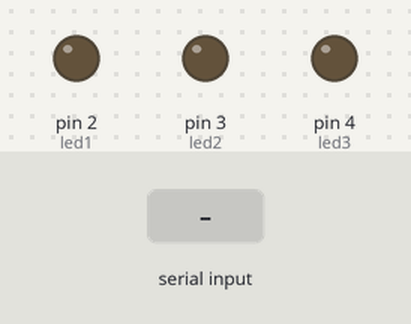
The sketch below on a simulated Arduino Uno, built with avr-gcc and run on an emulated ATmega328P. On the bench: output pins drawn as LEDs (lit = HIGH). The inputs (shaded band) are chosen by the test bench.

Above: at 1.2 s.
1.3 s: "a" received over Serial
At 2.1 s:
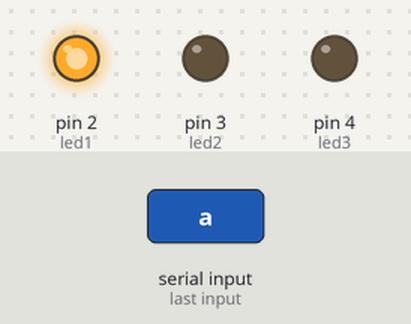
2.9 s: "c" received over Serial
At 3.4 s:
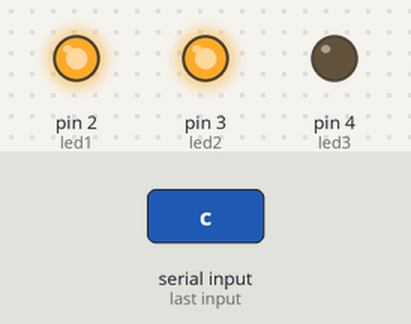
4.5 s: "b" received over Serial
At 5.8 s:
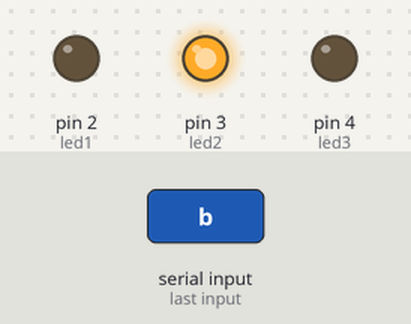
6.1 s: "e" received over Serial
At 7.0 s:
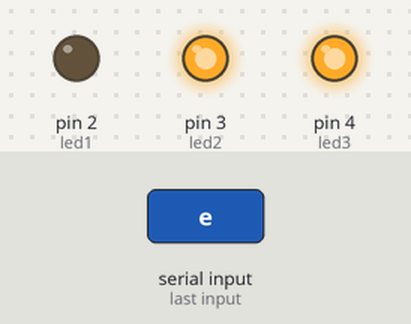
7.7 s: "d" received over Serial
At 8.2 s:
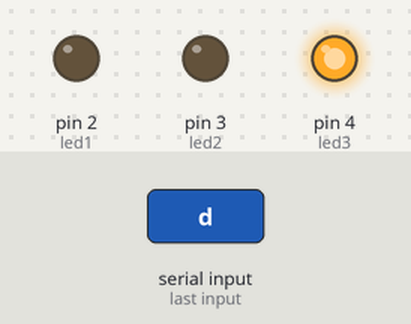
9.3 s: "s" received over Serial
At 10.6 s:
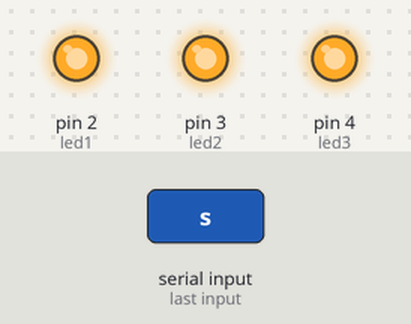
Timing chart, 0 to 11.9 s (numbered marks = the images above; inputs shaded):
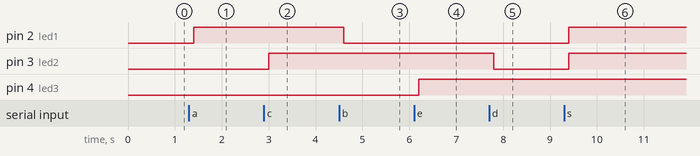

Measured:
- after the input at 1.3 s, pin 2 (led1): LOW → HIGH after 0.10 s
- after the input at 2.9 s, pin 3 (led2): LOW → HIGH after 0.10 s
- after the input at 4.5 s, pin 2 (led1): HIGH → LOW after 0.10 s
- after the input at 6.1 s, pin 4 (led3): LOW → HIGH after 0.10 s
- after the input at 7.7 s, pin 3 (led2): HIGH → LOW after 0.10 s
- after the input at 9.3 s, pin 2 (led1), pin 3 (led2): LOW → HIGH after 0.10 s

The sketch:

arduino_labo.ino
```cpp
#include <SoftwareSerial.h>

int data;

int led1 = 2;
int led2 = 3;
int led3 = 4;

void setup() {


  pinMode(led1, OUTPUT);
  pinMode(led2, OUTPUT);
  pinMode(led3, OUTPUT);

  Serial.begin(9600);
}

void loop() {
  if (Serial.available()) {
    data = Serial.read();

    delay(100);

    if (data == 'a') {
      digitalWrite(led1, HIGH);
    } else if (data == 'b') {
      digitalWrite(led1, LOW);
    } else if (data == 'c') {
      digitalWrite(led2, HIGH);
    } else if (data == 'd') {
      digitalWrite(led2, LOW);
    } else if (data == 'e') {
      digitalWrite(led3, HIGH);
    } else if (data == 'f') {
      digitalWrite(led3, LOW);
    }  else if (data == 's') {
      digitalWrite(led1, HIGH);
      digitalWrite(led2, HIGH);
      digitalWrite(led3, HIGH);
    } else {
      digitalWrite(led1, LOW);
      digitalWrite(led2, LOW);
      digitalWrite(led3, LOW);
    }
    delay(100);
  }
}
```
